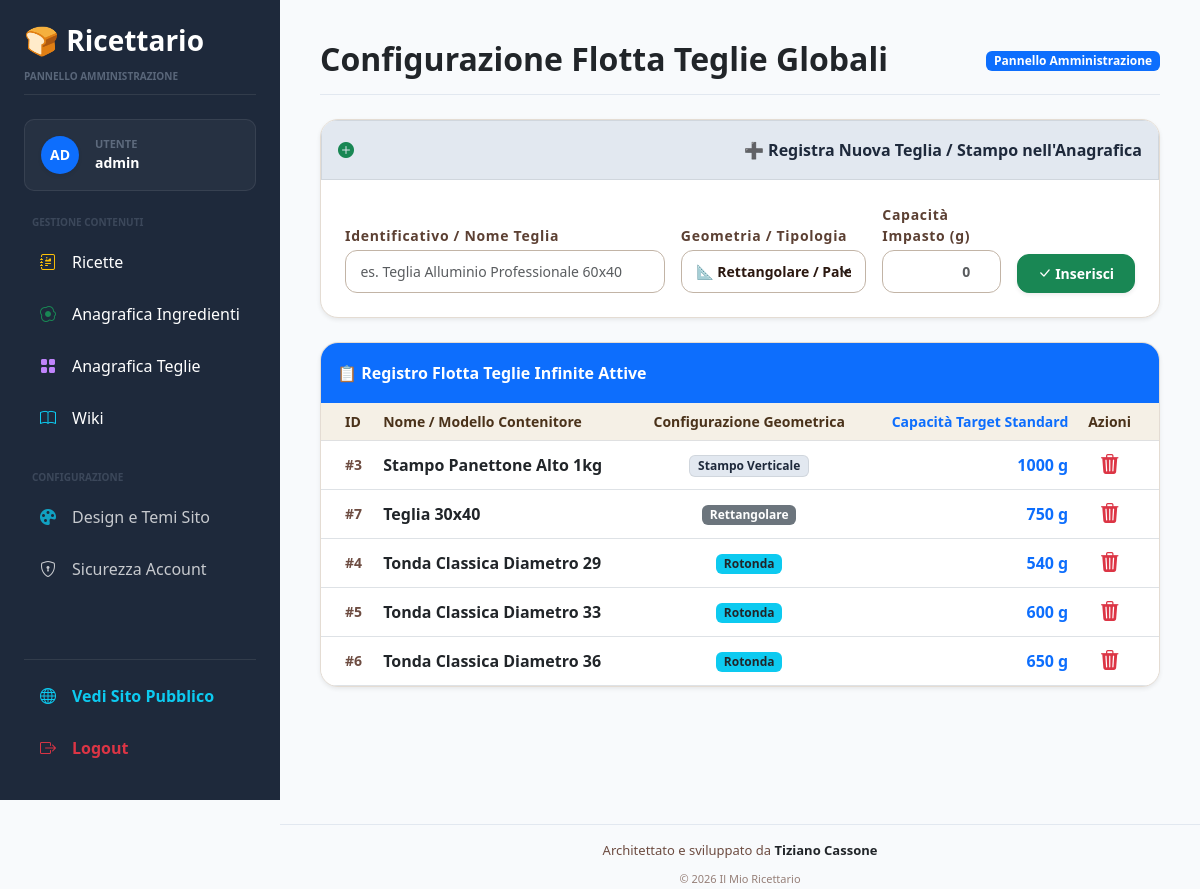
The page /admin/pans/master (signed in) on the database its author committed.
### models/user.py (models this page shows, shortened)
class User(UserMixin, db.Model):
    __tablename__ = "users"
    id = db.Column(
        db.Integer,
        primary_key=True
    )
    username = db.Column(
        db.String(100),
        unique=True,
        nullable=False
    )
    password_hash = db.Column(
        db.String(255),
        nullable=False
    )
    is_admin = db.Column(
        db.Boolean,
        default=False
    )

### models/bakery_pan.py (models this page shows, shortened)
class MasterBakeryPan(db.Model):
    __tablename__ = "master_bakery_pans"
    id = db.Column(
        db.Integer,
        primary_key=True
    )
    name = db.Column(
        db.String(100),
        nullable=False
    )
    pan_type = db.Column(
        db.String(50),
        nullable=False,
        default="rettangolare"  # Accetta: 'rettangolare', 'rotonda', 'stampo'
    )
    weight_capacity = db.Column(
        db.Float,
        nullable=False,
        default=0.0  # Grammi di impasto standard ottimale per questa teglia
    )

### routes/admin.py (the view)
@admin_bp.route("/pans/master", methods=["GET"])
@login_required
def master_pans_view():
    master_pans = MasterBakeryPan.query.order_by(MasterBakeryPan.name).all()
    return render_template(
        "admin/pans_master.html",
        master_pans_list=master_pans
    )

### app.py (called while the page is built)
@login_manager.user_loader
def load_user(user_id):
    return db.session.get(
        User,
        int(user_id)
    )

@app.context_processor
def inject_global_settings():
    setting_record = Setting.query.order_by(Setting.id.desc()).first()
    return dict(
        settings_data=setting_record
    )

### templates/admin/pans_master.html (shortened to what this page needs)
{% extends "base.html" %}
{% block page_title %}Configurazione Flotta Teglie Globali{% endblock %}
{% block content %}
<div class="row g-4">
    <div class="col-12">
        <div class="card border-0 shadow-sm bg-white border border-light">
            <div class="card-header bg-dark text-white fw-bold py-3 d-flex align-items-center gap-2 border-0">
                <i class="bi bi-plus-circle-fill text-success"></i> ➕ Registra Nuova Teglia / Stampo nell'Anagrafica
            </div>
            <div class="card-body p-4">
                <form method="POST" action="{{ url_for('admin.master_pan_add') }}" class="row g-3 align-items-end">
                    <div class="col-md-5">
                        <label for="pan-name" class="form-label small mb-1 fw-bold text-secondary">Identificativo / Nome Teglia</label>
                        <input type="text" id="pan-name" name="name" class="form-control form-control-sm" placeholder="es. Teglia Alluminio Professionale 60x40" required>
                    </div>
                    <div class="col-md-3">
                        <label for="pan-type" class="form-label small mb-1 fw-bold text-secondary">Geometria / Tipologia</label>
                        <select id="pan-type" name="pan_type" class="form-select form-select-sm fw-semibold">
                            <option value="rettangolare" selected>📐 Rettangolare / Pale</option>
                        </select>
                    </div>
                    <div class="col-md-2">
                        <label for="pan-capacity" class="form-label small mb-1 fw-bold text-secondary">Capacità Impasto (g)</label>
                        <input type="number" id="pan-capacity" name="weight_capacity" class="form-control form-control-sm text-end fw-bold" placeholder="0" min="1" step="0.1" required>
                    </div>
                    <div class="col-md-2">
                        <button type="submit" class="btn btn-sm btn-success w-100 fw-bold py-2 shadow-sm">
                            <i class="bi bi-check-lg"></i> Inserisci
                        </button>
                    </div>
                </form>
            </div>
        </div>
    </div>
    <div class="col-12">
        <div class="card border-0 shadow-sm">
            <div class="card-header bg-primary text-white fw-bold py-3">
                📋 Registro Flotta Teglie Infinite Attive
            </div>
            <div class="card-body p-0">
                {% if master_pans_list %}
                <div class="table-responsive">
                    <table class="table table-hover align-middle mb-0">
                        <thead class="table-light">
                            <tr class="small text-secondary">
                                <th class="ps-4">ID</th>
                                <th>Nome / Modello Contenitore</th>
                                <th class="text-center">Configurazione Geometrica</th>
                                <th class="text-end text-primary fw-bold">Capacità Target Standard</th>
                                <th class="text-center pe-4">Azioni</th>
                            </tr>
                        </thead>
                        <tbody>
                            {% for pan in master_pans_list %}
                            <tr>
                                <td class="ps-4 text-muted small fw-bold">#{{ pan.id }}</td>
                                <td class="fw-bold text-dark">{{ pan.name }}</td>
                                <td class="text-center">
                                    {% if pan.pan_type == 'rettangolare' %}
                                        <span class="badge bg-secondary px-2 py-1 small">Rettangolare</span>
                                    {% elif pan.pan_type == 'rotonda' %}
                                        <span class="badge bg-info text-dark px-2 py-1 small">Rotonda</span>
                                    {% else %}
                                        <span class="badge bg-dark text-white px-2 py-1 small">Stampo Verticale</span>
                                    {% endif %}
                                </td>
                                <td class="text-end fw-bold text-primary">{{ pan.weight_capacity|int }} g</td>
                                <td class="text-center pe-4">
                                    <a href="{{ url_for('admin.master_pan_delete', id=pan.id) }}"
                                       class="btn btn-sm btn-link text-danger p-0 align-middle link-underline-opacity-0"
                                       onclick="return confirm('Rimuovere definitivamente questa teglia dall\'anagrafica globale?');">
                                        <i class="bi bi-trash3-fill fs-5"></i>
                                    </a>
                                </td>
                            </tr>
                            {% endfor %}
                        </tbody>
                    </table>
                </div>
                {% else %}
                <div class="p-4 text-center text-secondary bg-light rounded m-3 border border-dashed">
                    <i class="bi bi-info-circle fs-3 d-block mb-2 text-muted"></i>
                    Nessuna teglia inserita in archivio. Usa il form sopra per iniziare il pre-popolamento.
                </div>
                {% endif %}
            </div>
        </div>
    </div>
</div>
{% endblock %}

### templates/base.html (shortened to what this page needs)
<!DOCTYPE html>
<html lang="it">
<head>
    <link href="https://cdn.jsdelivr.net/npm/bootstrap@5.3.0/dist/css/bootstrap.min.css" rel="stylesheet">
    <link href="https://cdn.quilljs.com/1.3.6/quill.snow.css" rel="stylesheet">
    <link rel="stylesheet" href="{{ url_for('static', filename='css/admin.css') }}">
    <link rel="stylesheet" href="https://cdn.jsdelivr.net/npm/bootstrap-icons@1.11.3/font/bootstrap-icons.min.css">
</head>
<body class="{% if not request.path.startswith('/admin') and settings_data %}{{ settings_data.theme_active }}{% endif %}">
{% if current_user.is_authenticated and request.path.startswith('/admin') %}
    <div class="sidebar d-flex flex-column justify-content-between p-4"
         style="width: 280px; position: fixed; height: 100vh; background: #1e293b; color: #fff; z-index: 1000;">
        <div>
            <div class="mb-4 pb-2 border-bottom border-secondary border-opacity-25">
                <h3 class="mb-1 text-white fw-bold">🍞 Ricettario</h3>
                <small class="text-uppercase tracking-wider fw-semibold opacity-50" style="font-size: 10px; color: #94a3b8;">Pannello Amministrazione</small>
            </div>
            <div class="mb-4 p-3 d-flex align-items-center gap-3" style="background: rgba(255, 255, 255, 0.04); border: 1px solid rgba(255, 255, 255, 0.08); border-radius: 10px;">
                <div class="bg-primary rounded-circle d-flex align-items-center justify-content-center text-white fw-bold shadow-sm" style="width: 38px; height: 38px; font-size: 14px;">
                    {{ current_user.username[:2].upper() }}
                </div>
                <div>
                    <div style="font-size: 11px; color: #94a3b8;" class="text-uppercase fw-bold opacity-50">Utente</div>
                    <div class="fw-bold text-white small">{{ current_user.username }}</div>
                </div>
            </div>
            <div class="nav flex-column gap-1 mb-4">
                <span class="text-uppercase tracking-wider fw-bold px-2 mb-2 opacity-25" style="font-size: 10px; color: #94a3b8;">Gestione Contenuti</span>
                <a href="{{ url_for('admin.recipes') }}" class="nav-link text-white rounded px-3 py-2 d-flex align-items-center gap-3 hover-sidebar">
                    <i class="bi bi-journal-richtext text-warning"></i><span>Ricette</span>
                </a>
                <a href="{{ url_for('admin.master_ingredients_view') }}" class="nav-link text-white rounded px-3 py-2 d-flex align-items-center gap-3 hover-sidebar">
                    <i class="bi bi-egg-fried text-success"></i><span>Anagrafica Ingredienti</span>
                </a>
                <a href="{{ url_for('admin.master_pans_view') }}" class="nav-link text-white rounded px-3 py-2 d-flex align-items-center gap-3 hover-sidebar">
                    <i class="bi bi-grid-fill text-purple" style="color: #c084fc !important;"></i><span>Anagrafica Teglie</span>
                </a>
                <a href="{{ url_for('admin.wiki_list') }}" class="nav-link text-white rounded px-3 py-2 d-flex align-items-center gap-3 hover-sidebar">
                    <i class="bi bi-book text-info"></i><span>Wiki</span>
                </a>
            </div>
            <div class="nav flex-column gap-1">
                <span class="text-uppercase tracking-wider fw-bold px-2 mb-2 opacity-25" style="font-size: 10px; color: #94a3b8;">Configurazione</span>
                <a href="{{ url_for('admin.settings_theme') }}" class="nav-link text-white rounded px-3 py-2 d-flex align-items-center gap-3 opacity-75 hover-sidebar">
                    <i class="bi bi-palette-fill text-info"></i><span>Design e Temi Sito</span>
                </a>
                <a href="{{ url_for('admin.change_password') }}" class="nav-link text-white rounded px-3 py-2 d-flex align-items-center gap-3 opacity-75 hover-sidebar">
                    <i class="bi bi-shield-lock"></i><span>Sicurezza Account</span>
                </a>
            </div>
        </div>
        <div class="pt-3 border-top border-secondary border-opacity-25 nav flex-column gap-1">
            <a href="{{ url_for('recipes.list_recipes') }}" target="_blank" class="nav-link text-info rounded px-3 py-2 d-flex align-items-center gap-3 hover-sidebar fw-semibold small">
                <i class="bi bi-globe"></i><span>Vedi Sito Pubblico</span>
            </a>
            <a href="{{ url_for('admin.logout') }}" class="nav-link text-danger rounded px-3 py-2 d-flex align-items-center gap-3 hover-sidebar fw-semibold small">
                <i class="bi bi-box-arrow-right"></i><span>Logout</span>
            </a>
        </div>
    </div>
    <div class="main-content" style="margin-left: 280px; padding: 40px; min-height: 100vh; background: #f8fafc;">
        <div class="d-flex justify-content-between align-items-center mb-4 pb-3 border-bottom" style="border-color: #e2e8f0 !important;">
            <div><h2 class="fw-bold text-dark mb-0">{% block page_title %}{% endblock %}</h2></div>
            <div><span class="badge bg-primary px-3 py-2">Pannello Amministrazione</span></div>
        </div>
{% elif current_user.is_authenticated and not request.path.startswith('/admin') %}
    <div class="container py-3">
{% else %}
    <div class="container py-4">
{% endif %}
    {% block content %}
    {% endblock %}
</div>
{% if current_user.is_authenticated and request.path.startswith('/admin') %}
    <div class="container-fluid mt-4 text-center text-muted pt-3 border-top" style="border-color: #e2e8f0 !important; margin-left: 280px; max-width: calc(100% - 280px);">
        <div class="mb-1" style="font-size: 13px;">Architettato e sviluppato da <strong class="text-dark">Tiziano Cassone</strong></div>
        <small style="font-size: 11px; opacity: 0.7;">© 2026 Il Mio Ricettario</small>
    </div>
{% endif %}
</body>
</html>

### static/css/admin.css (style rules this page uses)
body { background: #f4f1ea; font-family: 'Segoe UI', Arial, sans-serif; color: #3e2723; }
.sidebar { position: fixed; top: 0; left: 0; width: 260px; height: 100vh; background: #2e1c0c; color: white; padding: 20px; }
.sidebar h3 { margin-bottom: 10px; font-weight: 700; color: #f59e0b; }
.sidebar a { display: block; color: #e5e7eb; text-decoration: none; padding: 12px; border-radius: 10px; margin-bottom: 8px; transition: .2s; }
.main-content { margin-left: 280px; padding: 40px; }
.card { border: 1px solid #e4dcd3 !important; border-radius: 18px; box-shadow: 0 6px 20px rgba(74, 50, 26, 0.05); background-color: #fdfbf9; overflow: hidden; }
.table { margin-bottom: 0; }
.table th { font-weight: 700; color: #4a321a; background-color: #f5f0e6; }
.form-control, .form-select { border-radius: 12px; border: 1px solid #c2b4a6; padding: 0.6rem 0.9rem; background-color: #ffffff; color: #2b1810; font-weight: 500; transition: all 0.2s ease-in-out; }
.form-label { margin-bottom: 0.4rem; letter-spacing: 0.05em; color: #5c4033 !important; font-weight: 700 !important; }
.text-muted { color: #6d4c41 !important; font-weight: 500; }
.btn { border-radius: 12px; padding: 0.6rem 1.2rem; font-weight: 600; transition: all 0.2s ease-in-out; }
h1, h2, h3, h4, h5 { font-weight: 700; color: #2e1c0c; }
.card-header { height: 60px !important; display: flex !important; align-items: center !important; justify-content: space-between !important; padding-top: 0 !important; padding-bottom: 0 !important; border-bottom: none !important; }

### templates/base.html (style rules this page uses)
body { background-color: #f8fafc !important; color: #1e293b !important; }
span[style*="background-color: #212529"], span[style*="background-color:#212529"], .badge-dark, .bg-dark { background-color: #e2e8f0 !important; color: #1e293b !important; font-weight: 700 !important; border: 1px solid rgba(0,0,0,0.08) !important; }
span[class*="badge"], .badge, span[style*="background-color"][style*="color"] { display: inline-flex !important; align-items: center !important; justify-content: center !important; text-align: center !important; vertical-align: middle !important; padding: 0.35em 0.65em !important; font-weight: 700 !important; line-height: 1 !important; border-radius: 6px !important; }
.hover-sidebar { transition: all 0.2s ease-in-out; }

### rows shown on the page
User: username "AD", username "admin"
MasterBakeryPan: id "3", name "Stampo Panettone Alto 1kg", pan_type "Stampo Verticale", weight_capacity "1000"
MasterBakeryPan: id "7", name "Teglia 30x40", pan_type "Rettangolare", weight_capacity "750"
MasterBakeryPan: id "4", name "Tonda Classica Diametro 29", pan_type "Rotonda", weight_capacity "540"
MasterBakeryPan: id "5", name "Tonda Classica Diametro 33", pan_type "Rotonda", weight_capacity "600"
MasterBakeryPan: id "6", name "Tonda Classica Diametro 36", pan_type "Rotonda", weight_capacity "650"
